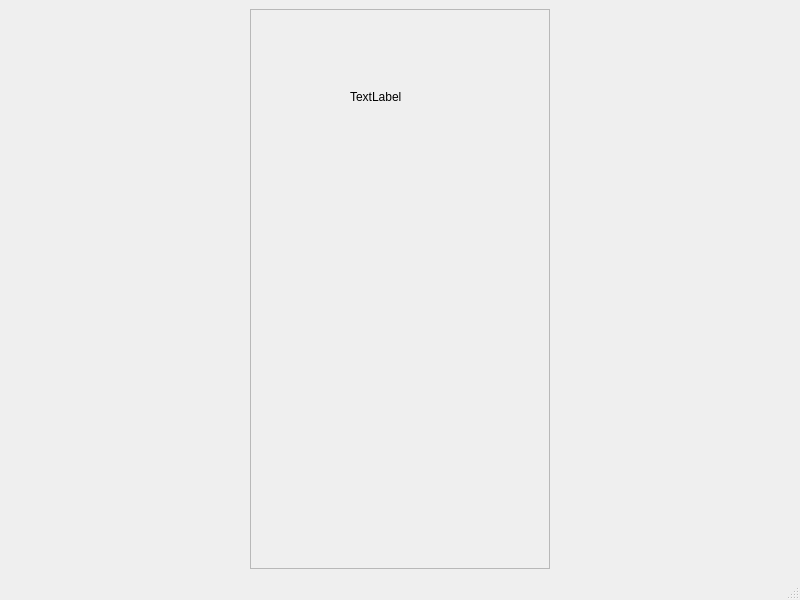
<?xml version="1.0" encoding="UTF-8"?>
<ui version="4.0">
 <class>MainWindow</class>
 <widget class="QMainWindow" name="MainWindow">
  <property name="geometry">
   <rect>
    <x>0</x>
    <y>0</y>
    <width>800</width>
    <height>600</height>
   </rect>
  </property>
  <property name="baseSize">
   <size>
    <width>0</width>
    <height>0</height>
   </size>
  </property>
  <property name="windowTitle">
   <string>3DViewer</string>
  </property>
  <widget class="QWidget" name="centralwidget">
   <layout class="QGridLayout" name="gridLayout">
    <item row="2" column="0">
     <layout class="QVBoxLayout" name="verticalLayout"/>
    </item>
    <item row="2" column="1">
     <widget class="QFrame" name="frame">
      <property name="minimumSize">
       <size>
        <width>300</width>
        <height>0</height>
       </size>
      </property>
      <property name="maximumSize">
       <size>
        <width>300</width>
        <height>16777215</height>
       </size>
      </property>
      <property name="frameShape">
       <enum>QFrame::StyledPanel</enum>
      </property>
      <property name="frameShadow">
       <enum>QFrame::Raised</enum>
      </property>
      <widget class="QLabel" name="label">
       <property name="geometry">
        <rect>
         <x>100</x>
         <y>80</y>
         <width>58</width>
         <height>16</height>
        </rect>
       </property>
       <property name="text">
        <string>TextLabel</string>
       </property>
      </widget>
     </widget>
    </item>
   </layout>
  </widget>
  <widget class="QMenuBar" name="menubar">
   <property name="geometry">
    <rect>
     <x>0</x>
     <y>0</y>
     <width>800</width>
     <height>24</height>
    </rect>
   </property>
  </widget>
  <widget class="QStatusBar" name="statusbar"/>
 </widget>
 <resources/>
 <connections/>
</ui>
